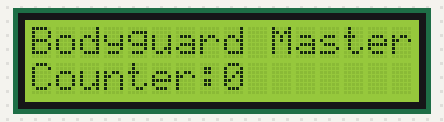
The program below on a simulated Raspberry Pi Pico running MicroPython. Parts: 16×2 character LCD. Library files of the repository ran but are not shown: I2C_LCD.py.

Above: at 0.1 s.
At 4.1 s:
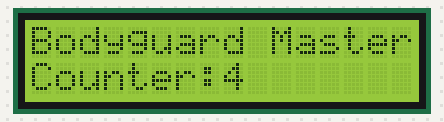
At 9.1 s:
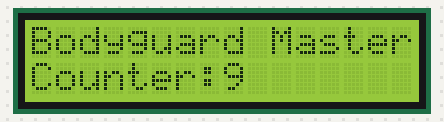
At 19.2 s:
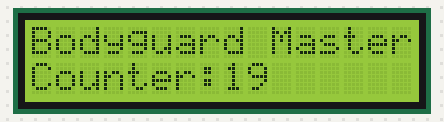
At 28.2 s:
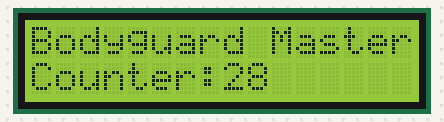
At 38.3 s:
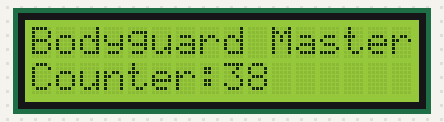

The program:

IIC_LCD1602.py
```python
import time
from machine import I2C, Pin
from I2C_LCD import I2CLcd

i2c = I2C(0, sda=Pin(12), scl=Pin(13), freq=400000)
#GPIO26 GPIO27
#i2c = I2C(0, sda=Pin(4), scl=Pin(5), freq=400000)
devices = i2c.scan()

try:
    if devices != []:
        lcd = I2CLcd(i2c, devices[0], 2, 16)
        lcd.move_to(0, 0)
        lcd.putstr("Bodyguard Master")
        count = 0
        while True:
            lcd.move_to(0, 1)
            lcd.putstr("Counter:%d" %(count))
            time.sleep(1)
            count += 1
    else:
        print("No address found")
except:
    pass
```

Measured:
- what the display in image 0 shows lasts 1.0 s, from 0.1 s to 1.1 s
